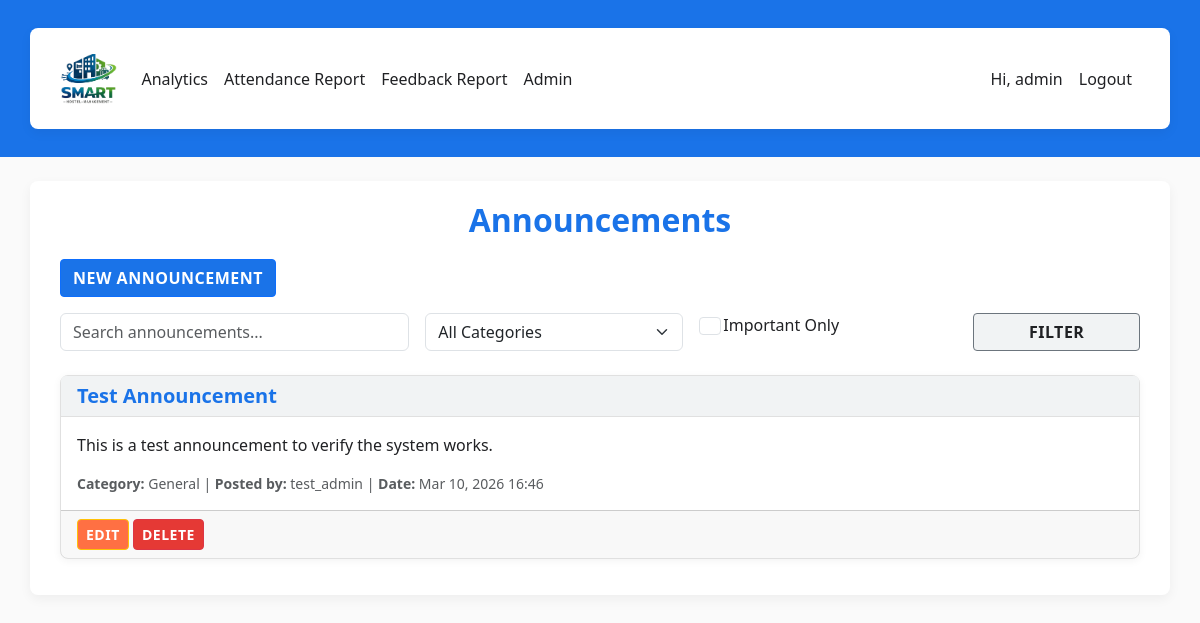
The app's page /announcements/ (signed in), older data.
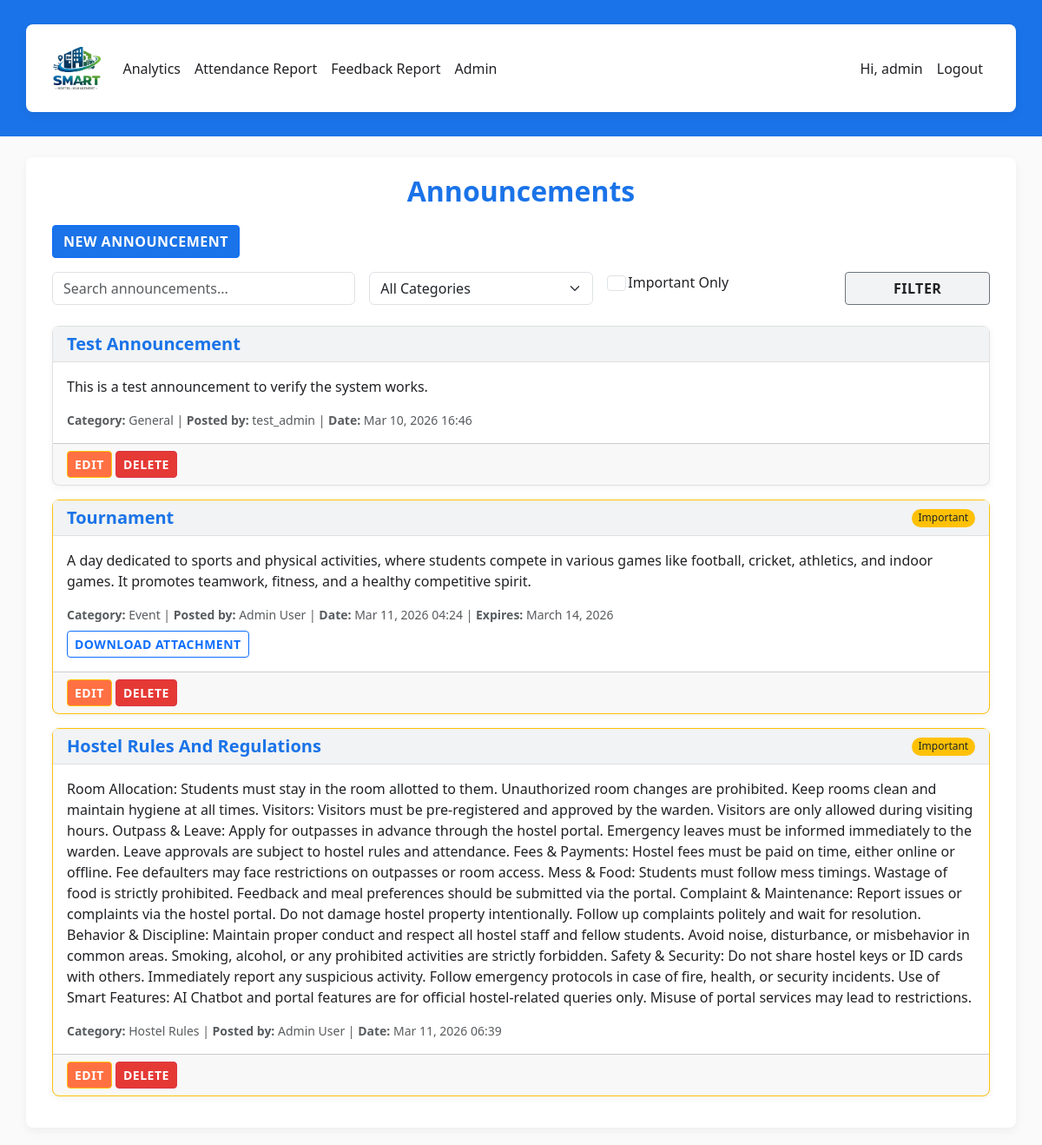
The same page, newer data.
### hostel/models.py (models this page shows, shortened)
class Announcement(models.Model):
    CATEGORY_CHOICES = [
        ('holiday', 'Holiday'),
        ('maintenance', 'Maintenance'),
        ('rules', 'Hostel Rules'),
        ('event', 'Event'),
        ('general', 'General'),
    ]
    TARGET_CHOICES = [
        ('all', 'All Students'),
        ('block', 'Specific Block'),
        ('room', 'Specific Room'),
    ]
    title = models.CharField(max_length=200)
    message = models.TextField()
    category = models.CharField(max_length=20, choices=CATEGORY_CHOICES, default='general')
    target_audience = models.CharField(max_length=20, choices=TARGET_CHOICES, default='all')
    target_block = models.CharField(max_length=50, blank=True, null=True)
    target_room = models.CharField(max_length=10, blank=True, null=True)
    attachment = models.FileField(upload_to='announcements/', null=True, blank=True)
    created_at = models.DateTimeField(auto_now_add=True)
    expiry_date = models.DateField(null=True, blank=True)
    created_by = models.ForeignKey(User, on_delete=models.CASCADE, default=1)
    is_important = models.BooleanField(default=False)
    is_active = models.BooleanField(default=True)

### hostel/views.py (the view, shortened to what this page needs)
# urls.py: path('announcements/', views.announcements_list, name='announcements'),
@login_required
def announcements_list(request):
    announcements = Announcement.objects.filter(is_active=True)
    search_query = request.GET.get('search', '')
    if search_query:
        announcements = announcements.filter(
            Q(title__icontains=search_query) | Q(message__icontains=search_query)
        )
    category = request.GET.get('category', '')
    if category:
        announcements = announcements.filter(category=category)
    important_only = request.GET.get('important', '')
    if important_only:
        announcements = announcements.filter(is_important=True)
    from django.core.paginator import Paginator
    paginator = Paginator(announcements, 10)  # 10 per page
    page_number = request.GET.get('page')
    page_obj = paginator.get_page(page_number)
    context = {
        'announcements': page_obj,
        'categories': Announcement.CATEGORY_CHOICES,
        'search_query': search_query,
        'selected_category': category,
        'important_only': important_only,
    }
    return render(request, 'hostel/announcements.html', context)

### templates/hostel/announcements.html (shortened to what this page needs)
{% extends 'hostel/base.html' %}
{% block content %}
<h2>Announcements</h2>
{% if user.is_staff %}
  <a href="{% url 'create_announcement' %}" class="btn btn-primary mb-3">New Announcement</a>
{% endif %}
<form method="get" class="row g-3 mb-4">
  <div class="col-md-4">
    <input type="text" name="search" class="form-control" placeholder="Search announcements..." value="{{ search_query }}">
  </div>
  <div class="col-md-3">
    <select name="category" class="form-select">
      <option value="">All Categories</option>
    </select>
  </div>
  <div class="col-md-3">
    <div class="form-check">
      <input class="form-check-input" type="checkbox" name="important" id="importantCheck" {% if important_only %}checked{% endif %}>
      <label class="form-check-label" for="importantCheck">
        Important Only
      </label>
    </div>
  </div>
  <div class="col-md-2">
    <button type="submit" class="btn btn-secondary w-100">Filter</button>
  </div>
</form>
<div class="row">
  {% for ann in announcements %}
    <div class="col-md-12 mb-3">
      <div class="card {% if ann.is_important %}border-warning{% endif %}">
        <div class="card-header d-flex justify-content-between align-items-center">
          <h5 class="mb-0">{{ ann.title }}</h5>
          {% if ann.is_important %}
            <span class="badge bg-warning text-dark">Important</span>
          {% endif %}
        </div>
        <div class="card-body">
          <p class="card-text">{{ ann.message }}</p>
          <div class="text-muted small">
            <strong>Category:</strong> {{ ann.get_category_display }} |
            <strong>Posted by:</strong> {{ ann.created_by.get_full_name|default:ann.created_by.username }} |
            <strong>Date:</strong> {{ ann.created_at|date:'M d, Y H:i' }}
            {% if ann.expiry_date %} | <strong>Expires:</strong> {{ ann.expiry_date }}{% endif %}
          </div>
          {% if ann.attachment %}
            <div class="mt-2">
              <a href="{{ ann.attachment.url }}" target="_blank" class="btn btn-sm btn-outline-primary">Download Attachment</a>
            </div>
          {% endif %}
        </div>
        {% if user.is_staff %}
          <div class="card-footer">
            <a href="{% url 'edit_announcement' ann.pk %}" class="btn btn-sm btn-warning">Edit</a>
            <a href="{% url 'delete_announcement' ann.pk %}" class="btn btn-sm btn-danger">Delete</a>
          </div>
        {% endif %}
      </div>
    </div>
  {% empty %}
    <div class="col-12">
      <div class="alert alert-info">No announcements found.</div>
    </div>
  {% endfor %}
</div>
{% endblock %}

### templates/hostel/base.html (shortened to what this page needs)
{% load static %}
<!doctype html>
<html lang="en">
  <head>
    <link href="https://cdn.jsdelivr.net/npm/bootstrap@5.3.2/dist/css/bootstrap.min.css" rel="stylesheet">
    <link href="{% static 'hostel/css/style.css' %}" rel="stylesheet">
  </head>
  <body>
    <nav class="navbar navbar-expand-lg navbar-dark mb-4" style="background: #1A73E8;">
      <div class="container">
        <a class="navbar-brand" href="{% url 'home' %}">
          <img src="{% static 'hostel/img/logo.png' %}" alt="Smart Hostel" class="d-inline-block align-text-top logo-img">
        </a>
        <div class="collapse navbar-collapse" id="nav">
          <ul class="navbar-nav me-auto">
            {% if user.is_authenticated %}
              {% if user.is_staff %}
                <li class="nav-item"><a class="nav-link" href="{% url 'analytics' %}">Analytics</a></li>
                <li class="nav-item"><a class="nav-link" href="{% url 'attendance_report' %}">Attendance Report</a></li>
                <li class="nav-item"><a class="nav-link" href="{% url 'feedback_report' %}">Feedback Report</a></li>
                <li class="nav-item"><a class="nav-link" href="/admin/">Admin</a></li>
              {% endif %}
            {% endif %}
          </ul>
          <ul class="navbar-nav">
            {% if user.is_authenticated %}
              <li class="nav-item"><span class="nav-link">Hi, {{ user.username }}</span></li>
              <li class="nav-item"><a class="nav-link" href="{% url 'logout' %}">Logout</a></li>
            {% else %}
              <li class="nav-item"><a class="nav-link" href="{% url 'login' %}">Login</a></li>
              <li class="nav-item"><a class="nav-link" href="{% url 'signup' %}">Sign up</a></li>
            {% endif %}
          </ul>
        </div>
      </div>
    </nav>
    <div class="container">
      {% block content %}{% endblock %}
    </div>
  </body>
</html>

### static/hostel/css/style.css (style rules this page uses)
body { font-family: 'Segoe UI', Tahoma, Geneva, Verdana, sans-serif; background: #FAFAFA; color: #202124; min-height: 100vh; margin: 0; }
.container { background: #FFFFFF; border-radius: 8px; box-shadow: 0 4px 12px rgba(0,0,0,0.05); margin: 20px auto; padding: 20px 30px; }
h1,h2,h3,h4,h5,h6 { color: #1A73E8; font-weight: 600; }
h2 { text-align: center; margin-bottom: 20px; }
a { color: #0D47A1; }
.card { background: #FFFFFF; border: 1px solid #e0e0e0; border-radius: 8px; box-shadow: 0 2px 8px rgba(0,0,0,0.05); transition: transform 0.2s ease, box-shadow 0.2s ease; }
.card-header { background: #F1F3F4; border-bottom: 1px solid #e0e0e0; font-weight: 600; color: #202124; }
.card-body { padding: 16px; }
.btn { border-radius: 4px; font-weight: 600; text-transform: uppercase; letter-spacing: 0.5px; transition: background 0.2s ease; }
.btn-primary { background: #1A73E8; color: #fff; }
.btn-warning { background: #FF7043; color: #fff; }
.btn-danger { background: #E53935; color: #fff; }
.btn-secondary { background: #F1F3F4; color: #202124; }
p, li, span, label, input, textarea { color: #202124; }
a, .nav-link { color: #0D47A1; }
input, select, textarea { border: 1px solid #d0d0d0; border-radius: 4px; padding: 8px 10px; background: #FFFFFF; width: 100%; }
.mb-3 { margin-bottom: 1rem; }
.navbar, .footer { background: #1A73E8; }
.navbar .nav-link, .footer a { color: #202124 !important; }
.navbar .navbar-brand { color: #202124 !important; }
.navbar-brand img { height: 50px; width: auto; display: block; }
.badge { border-radius: 20px; font-weight: 500; }

Row changes from the older to the newer data that the page shows:
added Announcement: title "Tournament", is_important "Important", message "A day dedicated to sports and physical activities, where students compete in various games like football, cricket, athletics, and indoor games. It promotes teamwork, fitness, and a healthy competitive spirit.", category "Event", created_by.get_full_name "Admin User", created_at "Mar 11, 2026 04:24", expiry_date "March 14, 2026"
added Announcement: title "Hostel Rules And Regulations", is_important "Important", message "Room Allocation: Students must stay in the room allotted to them. Unauthorized room changes are prohibited. Keep rooms clean and maintain hygiene at all times. Visitors: Visitors must be pre-registered and approved by the warden. Visitors are only allowed during visiting hours. Outpass & Leave: Apply for outpasses in advance through the hostel portal. Emergency leaves must be informed immediately to the warden. Leave approvals are subject to hostel rules and attendance. Fees & Payments: Hostel fees must be paid on time, either online or offline. Fee defaulters may face restrictions on outpasses or room access. Mess & Food: Students must follow mess timings. Wastage of food is strictly…", category "Hostel Rules", created_by.get_full_name "Admin User", created_at "Mar 11, 2026 06:39"
